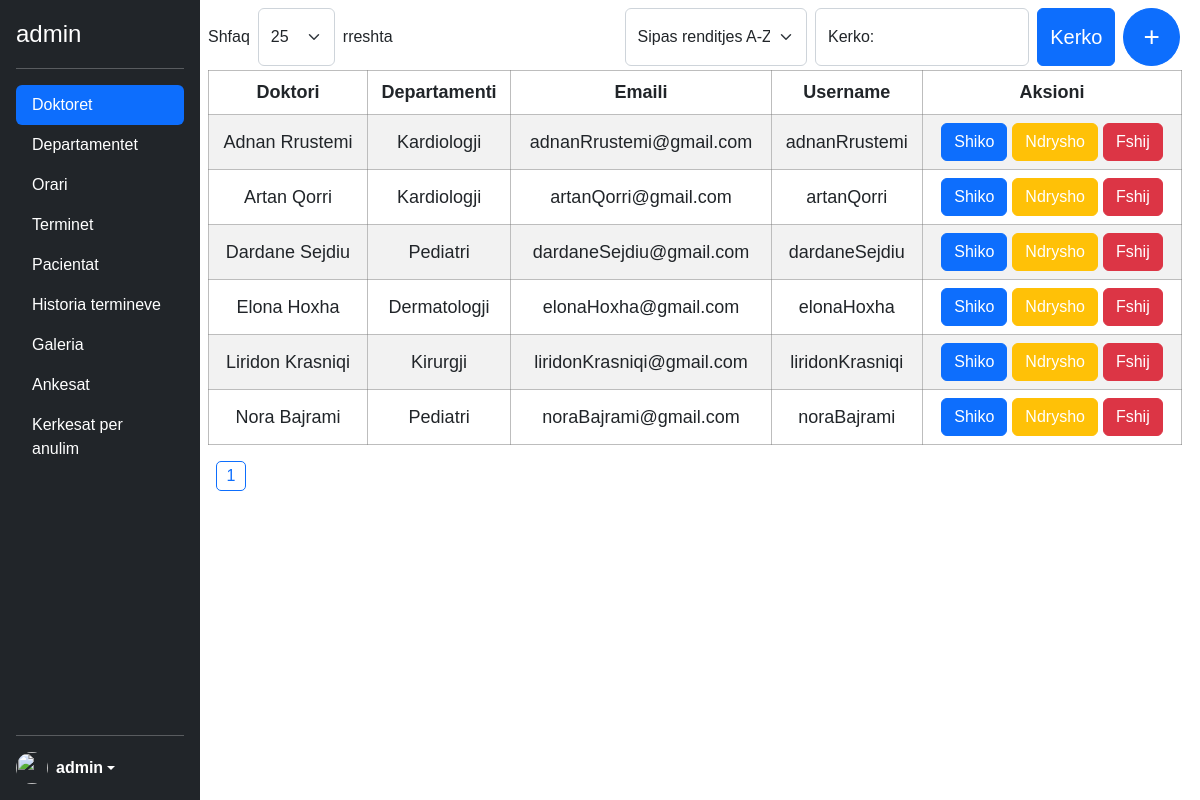
The app's page /admin/doktoret.php (signed in), older data.
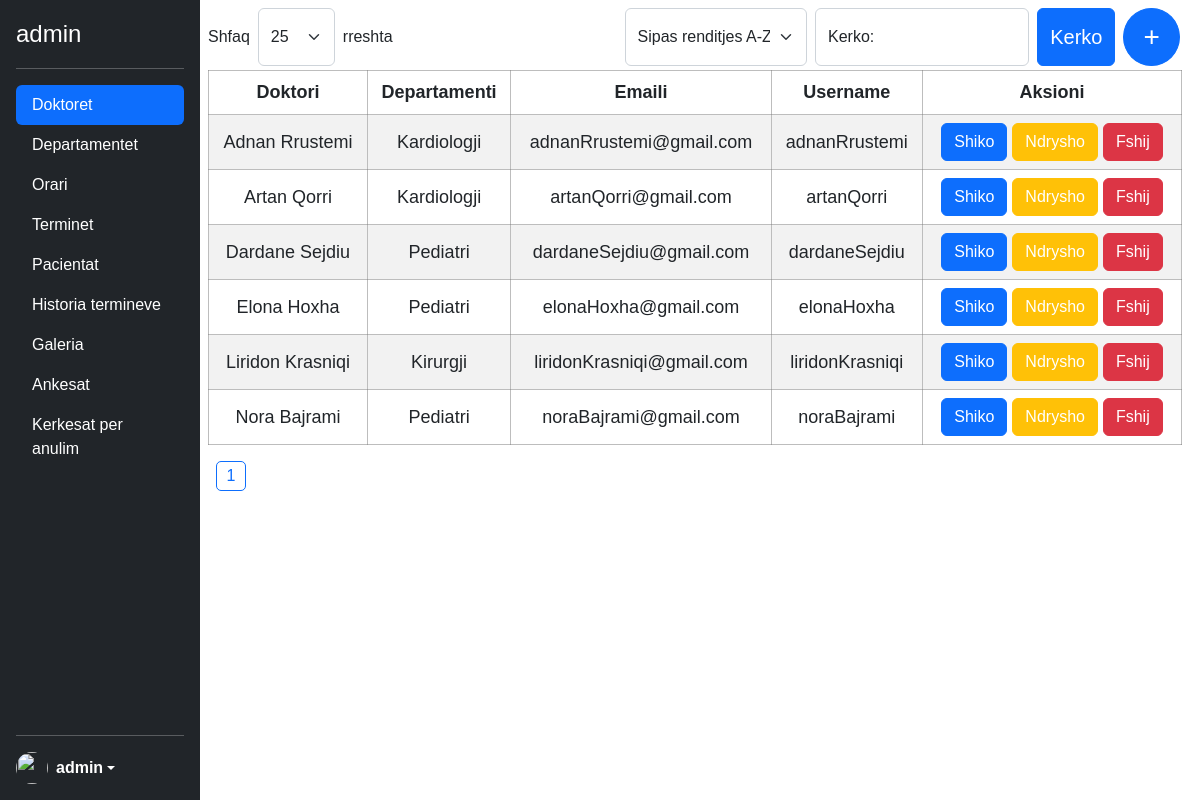
The same page, newer data.
### tables this page shows
CREATE TABLE `doctor_personal_info` (
  `id` int(11) NOT NULL,
  `fullName` varchar(100) NOT NULL,
  `departamenti` varchar(100) NOT NULL,
  `gjinia` varchar(100) NOT NULL,
  `email` varchar(100) NOT NULL,
  `foto` varchar(200) NOT NULL,
  `telefoni` varchar(100) NOT NULL,
  `username` varchar(100) NOT NULL,
  `password` varchar(225) NOT NULL
);

### admin/doktoret.php (the view, shortened to what the changed rows need)
<?php
   include('../config.php');
   ?>
<?php include('header.php') ?>
</head>
<body>
    <?php
       $sql = "SELECT * FROM departamentet";
       $stm = $con->prepare($sql);
       $stm->execute();
       $data = $stm->fetchAll();
       ?>
                                <?php foreach ($data as $data) : ?>
                                    <option value="<?= $data['departamenti']; ?>"><?= $data['departamenti']; ?></option>
                                <?php endforeach; ?>
    <?php
       $entries = isset($_GET['entries']) ? $_GET['entries'] : 25;
       $sortDefault = "default";
       $sortBy = isset($_GET['sortBy']) ? $_GET['sortBy'] : $sortDefault;
       $sort = "";
       $currentPage = isset($_GET['page']) ? $_GET['page'] : 1;
       $startIndex = ($currentPage - 1) * $entries;
       if ($sortBy == "default") {
           $sort = " ORDER BY fullName ASC LIMIT :startIndex, $entries";
       } else if ($sortBy == "ASC") {
           $sort = " ORDER BY fullName ASC LIMIT :startIndex, $entries";
           $sortASC = 'selected';
           $searchedQuery = isset($_GET['keyword']) ? $_GET['keyword'] : "";
       } else if ($sortBy == "DESC") {
           $sort = " ORDER BY fullName DESC LIMIT :startIndex, $entries";
           $sortDESC = 'selected';
           $searchedQuery = isset($_GET['keyword']) ? $_GET['keyword'] : "";
       }
       if (isset($_GET['search']) && !empty($_GET['keyword'])) {
           $keyword = $_GET['keyword'];
           $sort = "SELECT * FROM doctor_personal_info WHERE fullName=:keyword OR departamenti=:keyword OR
               username=:keyword OR email=:keyword OR telefoni=:keyword " . $sort;
           $sql = $sort;
           $prep = $con->prepare($sql);
           $prep->bindParam(':keyword', $keyword);
           $prep->bindValue(':startIndex', $startIndex, PDO::PARAM_INT);
           $prep->execute();
           $data = $prep->fetchAll(PDO::FETCH_ASSOC);
           $searchedQuery = $keyword;
       } else {
           $sql = "SELECT * FROM doctor_personal_info" . $sort;
           $prep = $con->prepare($sql);
           $prep->bindValue(':startIndex', $startIndex, PDO::PARAM_INT);
           $prep->execute();
           $data = $prep->fetchAll(PDO::FETCH_ASSOC);
       }
       if (!$data) {
           $empty = 'empty';
       } else {
           $empty = '';
       }
       ?>
    <article class="main d-flex flex-column p-2">
        <?php if ($empty == '') : ?>
            <table class="table table-striped table_doc table_patient text-center table_doctors">
                <thead>
                    <tr>
                        <th scope="col">Doktori</th>
                        <th scope="col">Departamenti</th>
                        <th scope="col">Emaili</th>
                        <th scope="col">Username</th>
                        <th scope="col">Aksioni</th>
                    </tr>
                </thead>
                <tbody>
                    <?php foreach ($data as $data) : ?>
                        <tr>
                            <td><?= $data['fullName'] ?></td>
                            <td><?= $data['departamenti'] ?></td>
                            <td><?= $data['email'] ?></td>
                            <td><?= $data['username'] ?></td>
                            <td>
                                <a class="text-decoration-none w-25 text-white showPop">
                                    <button class="btn btn-primary  text-white " id="showPop">Shiko</button>
                                </a>
                                <a href="editUser.php?id=<?= $data['id']  ?>" class="text-decoration-none w-25 text-white showEditPop">
                                    <button class="btn btn-warning  text-white">Ndrysho</button>
                                </a>
                                <a href="deleteUser.php?id=<?= $data['id']  ?>" class="text-decoration-none w-25 text-white">
                                    <button class="btn btn-danger text-white">Fshij</button>
                                </a>
                            </td>
                        </tr>
                    <?php endforeach; ?>
                </tbody>
            </table>
        <?php endif; ?>
    </article>
</body>
</html>

Row changes from the older to the newer data that the page shows:
changed doctor_personal_info "Elona Hoxha": departamenti "Dermatologji" → "Pediatri"
